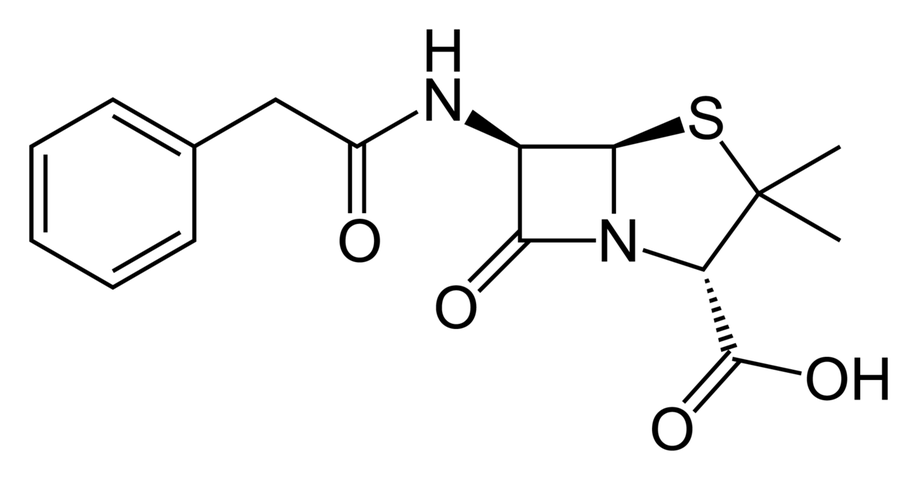
#> input picture tests/panels/cropped/academic/penicillin_g.png, 917 x 480 px, shrunk from 1273 x 667 before the run, found by its file name
$ python crop-source-pngs.py
#> lines starting #> are read from the running program, lines starting #| are printed output that depends on the picture
#!/usr/bin/env python3
"""
Trim whitespace around the drawn molecule in each panel source PNG.

Why: several test-fixture PNGs (notably the tier-2 academic + macrocycle
rows) are rendered on a wide 1176×638 canvas with the molecule sitting
in the middle. Loaded into the panel PDF at a fixed 4.2 cm cell height
they appear tiny, even though the rendered fixture itself is full-size.

This script finds the bounding box of non-white pixels per source PNG,
crops with a small padding margin, and writes to
tests/panels/cropped/<bucket>/<fixture>.png. The panel .tex's
\graphicspath searches cropped/ first, so cropped versions take effect
without touching the original fixtures under tests/scientific/images/
(which are test inputs and must stay untouched).

Run from the repo root:
    python3 tests/panels/crop-source-pngs.py

Idempotent — re-run any time fixtures are added or replaced.
"""
import os
from pathlib import Path
from PIL import Image, ImageChops

REPO_ROOT = Path(__file__).resolve().parents[2]
SRC_ROOT  = REPO_ROOT / 'tests' / 'scientific' / 'images'
DST_ROOT  = REPO_ROOT / 'tests' / 'panels' / 'cropped'

# Panel-member PNGs that benefit from cropping. Source paths are relative
# to tests/scientific/images/. Restrict to wide-aspect canvases where the
# molecule under-fills the canvas — narrow / fitted PNGs (benzene_clean,
# glucose_pyranose, glycine_zwitterion_clean, etc.) crop to themselves
# and waste cycles.
TARGETS = [
    'academic/penicillin_g.png',
    'academic/taxol_core.png',
    'academic/atp.png',
    'academic/vinblastine.png',
    'academic/hemibrevetoxin_b.png',
    'diverse/porphine.png',
    'diverse/thymine.png',
]

PADDING_PX = 40   # uniform padding around the content bbox

def crop_to_content(src: Path, dst: Path, pad: int) -> tuple[tuple[int,int], tuple[int,int]]:
    """Crop a panel-source PNG to its non-white content bbox.

    Handles three mode classes:
      - RGB        — direct white-pixel detection.
      - LA / RGBA  — composite onto white BEFORE detection (transparent
                     ink pixels would otherwise come through as pure
                     black after a naive .convert('RGB') and the whole
                     canvas would look like content). Source fixtures
                     under tests/scientific/images/ mix all three modes;
                     test runs do their own compositing so the original
                     test inputs stay untouched.
    """
#> called with pad = 40
    raw = Image.open(src)
#> raw is the input picture: PIL image 917x480 RGB; min 0, max 255, mean 245.3
    w, h = raw.size
#> w = 917; h = 480
    if raw.mode in ('LA', 'RGBA', 'PA'):
        bg = Image.new('RGBA', raw.size, (255, 255, 255, 255))
        img = Image.alpha_composite(bg, raw.convert('RGBA')).convert('RGB')
    else:
        img = raw.convert('RGB')
    # difference from a pure-white image; non-zero pixels => content.
    white = Image.new('RGB', img.size, (255, 255, 255))
#> white: PIL image 917x480 RGB; every value is 255
    diff  = ImageChops.difference(img, white)
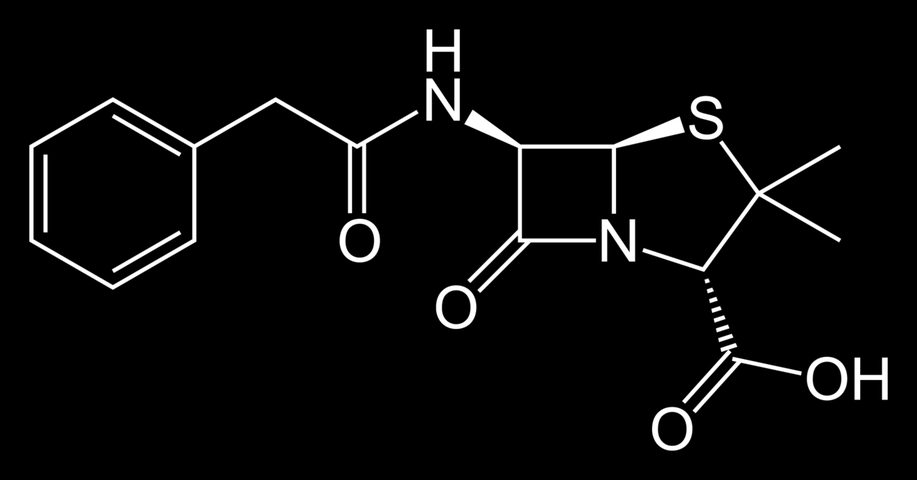
#> diff: PIL image 917x480 RGB; min 0, max 255, mean 9.7
    bbox  = diff.getbbox()
#> bbox = (26, 26, 891, 454)
    if bbox is None:
        cropped = img            # blank canvas — copy as-is
    else:
        l, t, r, b = bbox
#> l = 26; t = 26; r = 891; b = 454
        l = max(0, l - pad)
#> l = 0
        t = max(0, t - pad)
#> t = 0
        r = min(w, r + pad)
#> r = 917
        b = min(h, b + pad)
#> b = 480
        cropped = img.crop((l, t, r, b))
    dst.parent.mkdir(parents=True, exist_ok=True)
    cropped.save(dst, optimize=True)
    return (w, h), cropped.size

def main():
    print(f"Source: {SRC_ROOT}")
    print(f"Dest:   {DST_ROOT}")
    print()
    for rel in TARGETS:
        src = SRC_ROOT / rel
        dst = DST_ROOT / rel
        if not src.exists():
            print(f"  SKIP (missing) {rel}")
            continue
        before, after = crop_to_content(src, dst, PADDING_PX)
#> before = (917, 480); after = (917, 480)
        ratio = (after[0] * after[1]) / (before[0] * before[1])
#> ratio = 1
        print(f"  OK {rel:50s} {before[0]}x{before[1]} -> {after[0]}x{after[1]}  ({ratio:.2%} of original)")
#|   OK academic/penicillin_g.png                          917x480 -> 917x480  (100.00% of original)
#> pass 2 of the loop in main, `for rel in TARGETS:`:
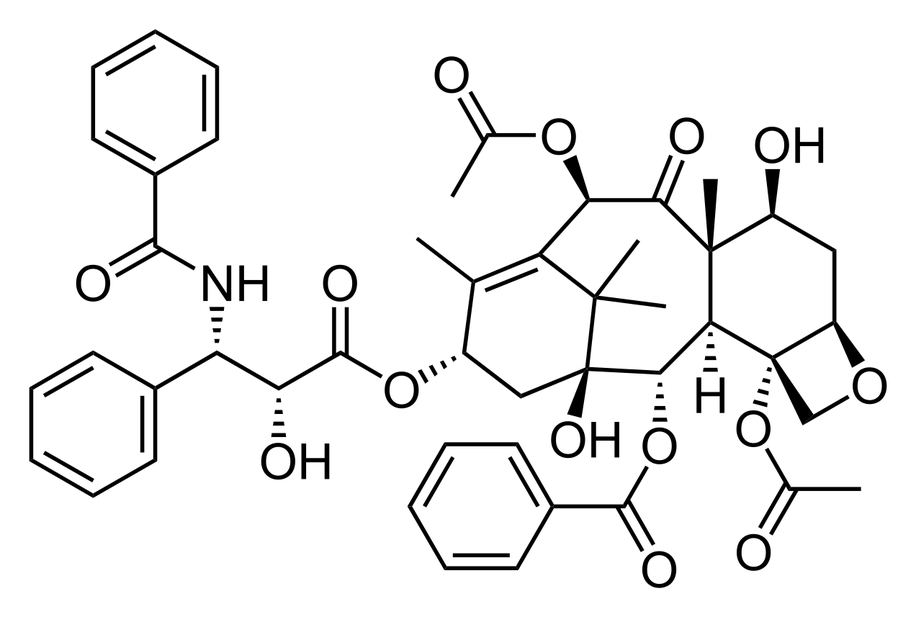
#> input picture tests/panels/cropped/academic/taxol_core.png, 916 x 617 px, shrunk from 1272 x 857 before the run, found by its file name
#> in crop_to_content, raw is the input picture: PIL image 916x617 RGB; min 0, max 255, mean 241
#> white: PIL image 916x617 RGB; every value is 255
#> in crop_to_content (call 2), `diff  = ImageChops.difference(img, white)`:
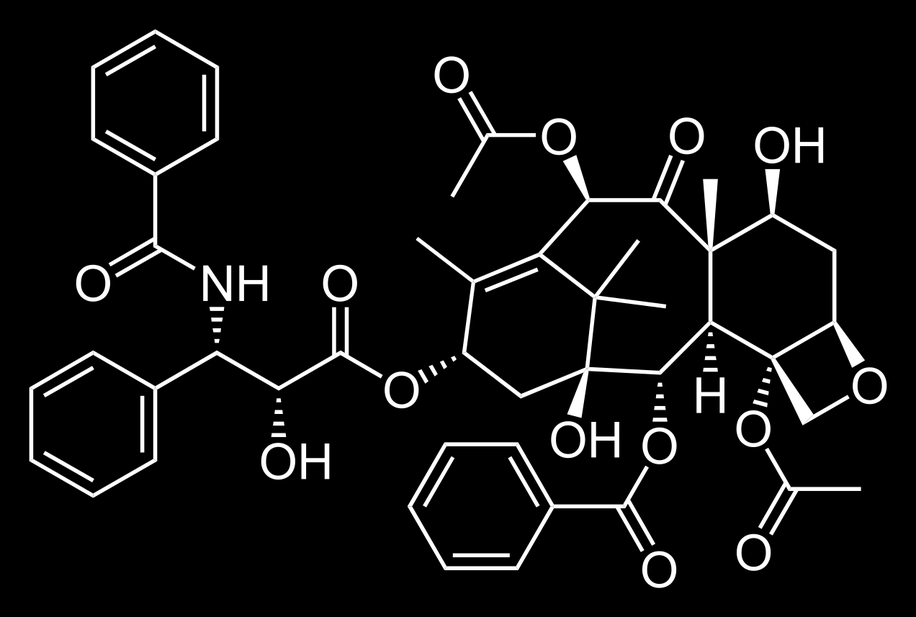
#> diff: PIL image 916x617 RGB; min 0, max 255, mean 14
#> bbox = (26, 27, 890, 591)
#> in crop_to_content (call 2), `l, t, r, b = bbox`: l = 26; t = 27; r = 890; b = 591
#> in crop_to_content (call 2), `l = max(0, l - pad)`: l = 0
#> in crop_to_content (call 2), `r = min(w, r + pad)`: r = 916
#> in crop_to_content (call 2), `b = min(h, b + pad)`: b = 617
#|   OK academic/taxol_core.png                            916x617 -> 916x617  (100.00% of original)
#> pass 3 of the loop in main, `for rel in TARGETS:`:
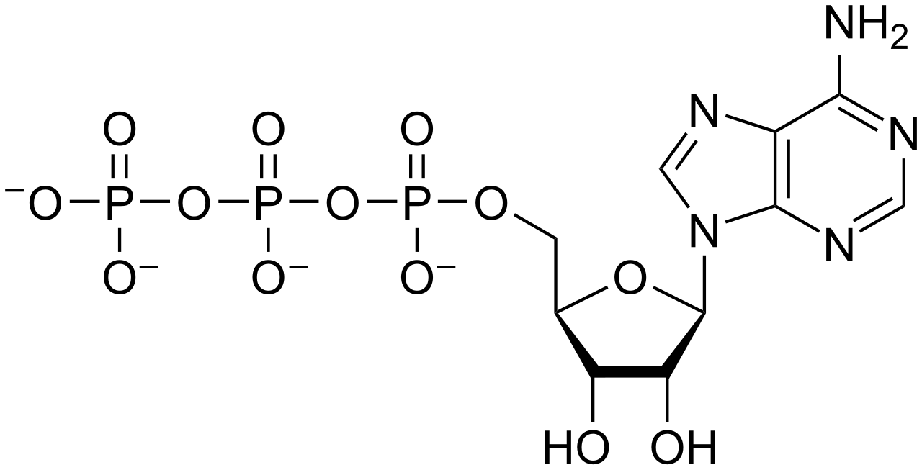
#> input picture tests/scientific/images/academic/atp.png, 922 x 470 px, shrunk from 1280 x 653 before the run
#> in crop_to_content, raw is the input picture: PIL image 922x470 LA; mean R, G, B, A 0, 0, 0, 9.5
#> bg: PIL image 922x470 RGBA; every value is 255
#> white: PIL image 922x470 RGB; every value is 255
#> in crop_to_content (call 3), `diff  = ImageChops.difference(img, white)`:
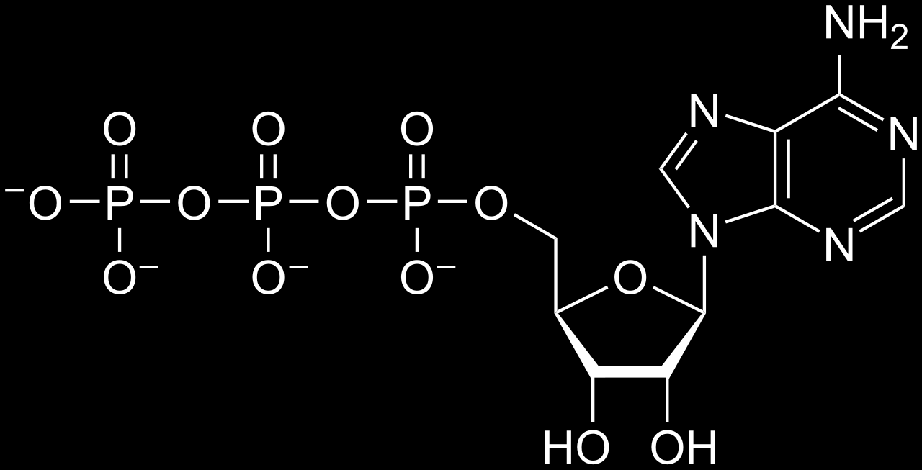
#> diff: PIL image 922x470 RGB; min 0, max 255, mean 9.5
#> bbox = (5, 5, 917, 465)
#> in crop_to_content (call 3), `l, t, r, b = bbox`: l = 5; r = 917; b = 465
#> in crop_to_content (call 3), `l = max(0, l - pad)`: l = 0
#> in crop_to_content (call 3), `r = min(w, r + pad)`: r = 922
#> in crop_to_content (call 3), `b = min(h, b + pad)`: b = 470
#|   OK academic/atp.png                                   922x470 -> 922x470  (100.00% of original)
#> the loop made 7 passes; the first 3 are shown

if __name__ == '__main__':
    main()
